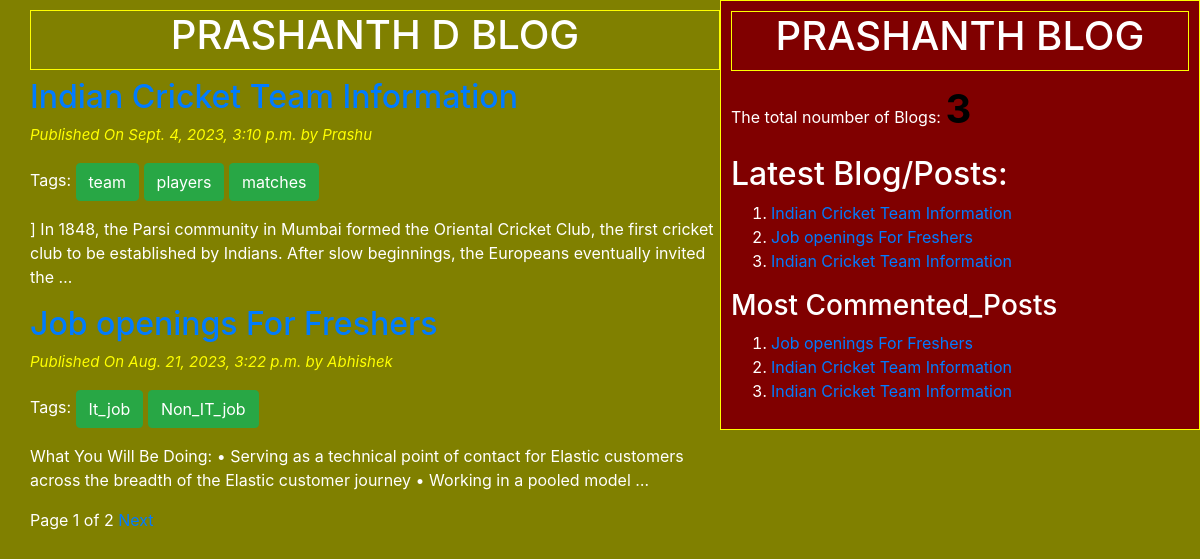
The page / on the database its author committed.
### blogapp/models.py (models this page shows, shortened)
class Post(models.Model):
    STATUS_CHOICES=(('draft','Draft'),('publish','Publish'))
    title=models.CharField(max_length=50)
    slug=models.SlugField(max_length=50,unique_for_date='publish')
    author=models.ForeignKey(User,related_name='blog_posts',on_delete=models.CASCADE)
    body=models.TextField()
    publish=models.DateTimeField(default=timezone.now)
    created = models.DateTimeField(auto_now_add=True)
    updated = models.DateTimeField(auto_now=True)
    status=models.CharField(max_length=50,choices=STATUS_CHOICES,default='draft')
    objects=CustomManager()
    tags=TaggableManager()
    class Meta:
        ordering=('-publish',)
    def get_absolute_url(self):
        return reverse('post_detail',args=[self.publish.year,self.publish.strftime('%m'),self.publish.strftime('%d'),self.slug])

### blogapp/views.py (the view)
# urls.py: path('',views.post_list_view),
def post_list_view(request,tag_slug=None):
     post_list=Post.objects.all()
     tag=None
     if tag_slug:
          tag=get_object_or_404(Tag,slug=tag_slug)
          post_list=post_list.filter(tags__in=(tag,))
     paginator=Paginator(object_list=post_list,per_page=2)
     page_number=request.GET.get('page')
     try:
          post_list=paginator.page(page_number)
     except PageNotAnInteger:
          post_list=paginator.page(1)
     except EmptyPage:
          post_list=Paginator.page(paginator.num_pages)
     my_dict={'post_list':post_list,'tag':tag}
     return render(request=request,template_name='blogapp/post_list.html',context=my_dict)

### blogapp/models.py (called while the page is built)
    def get_queryset(self):
        return super().get_queryset().filter(status='publish')

### blogapp/templatetags/blog_tags.py (called while the page is built)
@register.simple_tag(name='my_tag')
def total_posts():
    return Post.objects.count()

@register.inclusion_tag('blogapp/latest_posts.html')
def show_latest_posts():
    latest_posts=Post.objects.order_by('-publish')[:3]
    return {'latest_posts':latest_posts}

@register.simple_tag()
def get_post_commented_posts(count=3):
    return Post.objects.annotate(total_comments=Count('comments')).order_by('-total_comments')[:count]

### templates/blogapp/post_list.html (shortened to what this page needs)
<!DOCTYPE html>
{% extends 'blogapp/base.html' %}
{% block content_block %}
    <h1>PRASHANTH D BLOG</h1>
       {% for post in post_list  %}
		<a href="{{ post.get_absolute_url }}"><h2>{{ post.title }}</h2></a>
		<p id="date"> Published On {{ post.publish }} by {{ post.author|title }}</p>
		<p>Tags:
			{% for tag in post.tags.all  %}
            <a href="{% url 'post_list_by_tag_name' tag.slug %}" class="btn btn-success">{{tag.name}}</a>
			{% endfor %}
		</p>
		{{ post.body|truncatewords:30|linebreaks }}
	{% endfor %}
{% include "blogapp/pagination.html" with page=post_list %}
{% endblock content_block %}

### templates/blogapp/base.html (shortened to what this page needs)
<!DOCTYPE html>
{% load blog_tags %}
{% load static %}
<html>
<head>
<link rel="stylesheet" type="text/css" href="{% static "css/blogapp.css" %}">
<link rel="stylesheet" href="https://stackpath.bootstrapcdn.com/bootstrap/4.5.2/css/bootstrap.min.css" integrity="sha384-
JcKb8q3iqJ61gNV9KGb8thSsNjpSL0n8PARn9HuZOnIxN0hoP+VmmDGMN5t9UJ0Z">
</head>
<body class="first">
        <div class="content">
                {% block content_block %}
                {% endblock content_block %}
        </div>
        <div class="sidebar">
            <h1>PRASHANTH BLOG</h1>
            <p> The total noumber of Blogs: <span id="pcount">{% my_tag %}</span></p>
            <h2>Latest Blog/Posts:</h2>{% show_latest_posts %}
            <h3>Most Commented_Posts</h3>
            {% get_post_commented_posts as m_c_p %}
            <ol>
                {% for post in m_c_p %}
                     <li><a href="{{ post.get_absolute_url }}">{{ post.title }}</a></li>
                {% endfor %}
            </ol>
        </div>
</body>
</html>

### templates/blogapp/pagination.html (shortened to what this page needs)
<div class="paginator">
  <span>Page {{page.number}} of {{page.paginator.num_pages}}</span>
  {% if page.has_next %}
   <a href="?page={{page.next_page_number}}">Next</a>
  {% endif %}
</div>

### templates/blogapp/latest_posts.html
<ol>
    {% for post in latest_posts %}
            <li><a href="{{ post.get_absolute_url }}">{{ post.title }}</a></li>
     {% endfor %}
</ol>

### static/css/blogapp.css (style rules this page uses)
.content { width:60%; float:left; padding:10px 0 0 30px; background:#808000; height:100% }
.sidebar { width:40%; float:right; padding:10px; background: #800000; height:100% text-align:center; border:1px solid yellow; padding-bottom:10px; }
h1 { text-align:center; border:1px solid yellow; padding-bottom:10px; }
.first { background:#808000; color:white; }
#date { color:yellow; font-size:15px; font-style:italic; }
#pcount { color:black; font-size:40px; font-weight:bold; }

### rows shown on the page
Post: publish "Sept. 4, 2023, 3:10 p.m.", author "Prashu", body "] In 1848, the Parsi community in Mumbai formed the Oriental Cricket Club, the first cricket club to be established by Indians. After slow beginnings, the Europeans eventually invited the …", title "Indian Cricket Team Information"
Tag: name "team"
Tag: name "players"
Tag: name "matches"
Post: publish "Aug. 21, 2023, 3:22 p.m.", author "Abhishek", body "What You Will Be Doing: • Serving as a technical point of contact for Elastic customers across the breadth of the Elastic customer journey • Working in a pooled model …", title "Job openings For Freshers"
Tag: name "It_job"
Tag: name "Non_IT_job"
Post: title "Indian Cricket Team Information"

### other values the page prints
{{ page.number }} "1"
{{ page.paginator.num_pages }} "2"
